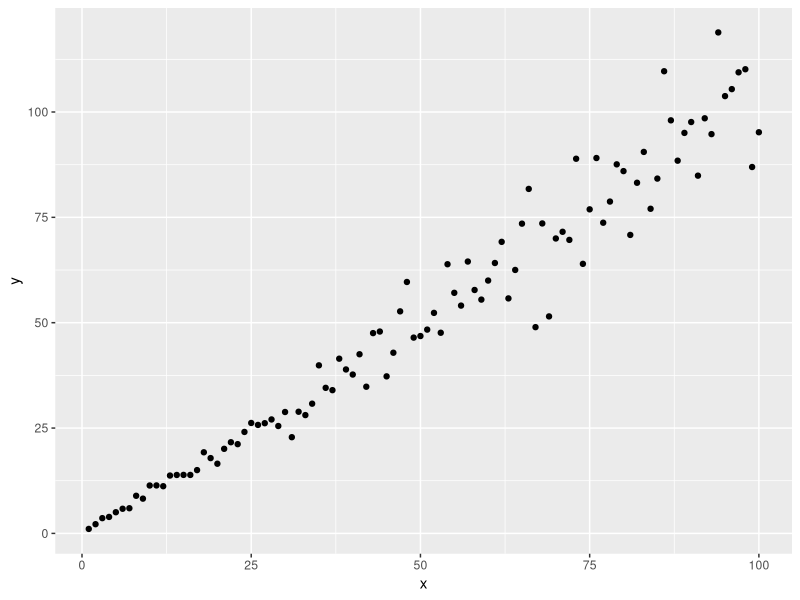
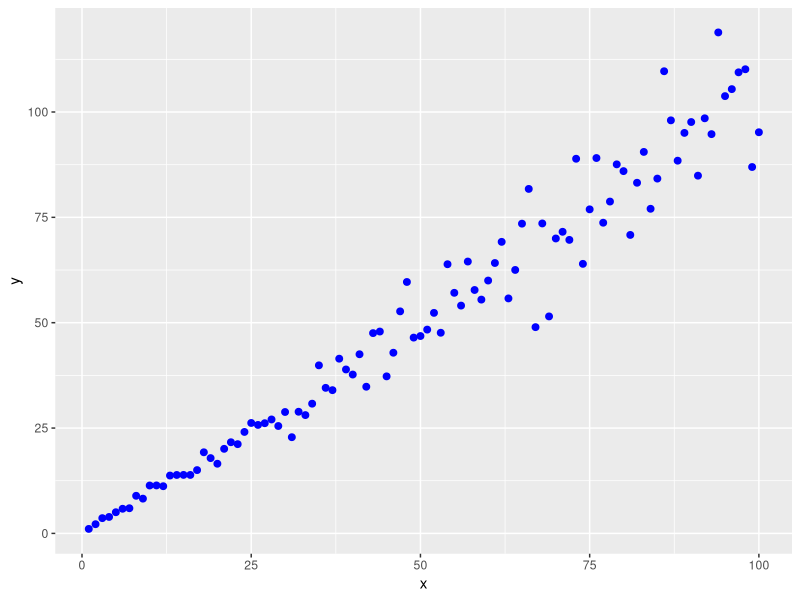
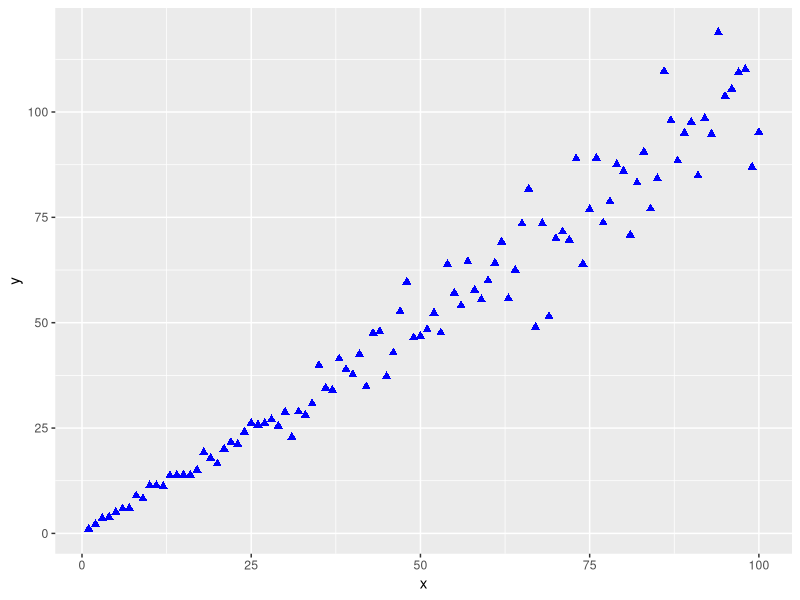
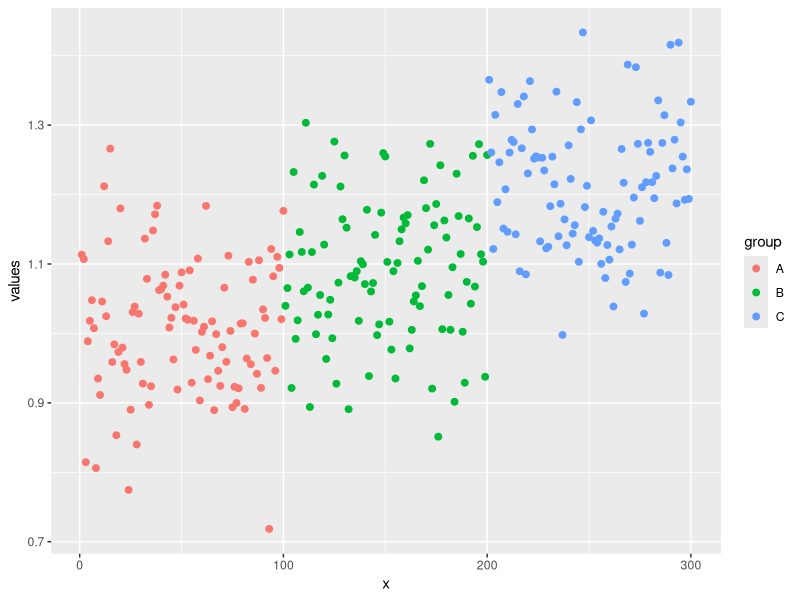
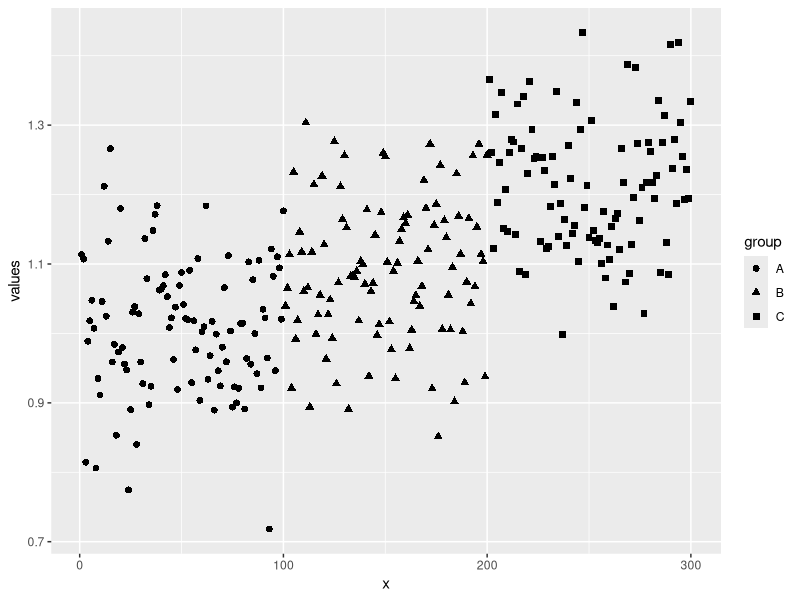

These figures' R source, in order:
## ---- chunk 1
knitr::opts_chunk$set(echo = TRUE, fig.align='center')

# title: Creating a scatter plot
# author: jonathan
# revised: 18/2/2020 

WEB <- c("https://bioceed.uib.no/dropfolder/bioSTATS/Rmd/Basic/Visualizing/Simple/scatter-plot.html")
GIT <- c("https://github.com/jonathansoule/biostats/blob/master/Basic/Visualizing/Simple/scatter-plot.Rmd")
library(ggplot2)
## ---- chunk 2
# variable 1
x <- 1:100
# variable 2
y <- x*(rnorm(100, mean=1, sd=.1))
# dataframe
df <- data.frame(x,y)
## ---- chunk 3
ggplot(df, aes(x,y)) +
    geom_point()
## ---- chunk 4
ggplot(df, aes(x,y)) +
    geom_point(size=2, colour="blue")
## ---- chunk 5
ggplot(df, aes(x,y)) +
  geom_point(size=2, colour="blue", shape=17)
## ---- chunk 6
# ID
x <- rep(1:300)
# sample data
group <- rep(c("A","B","C"), each = 100)
values <- c((rnorm(100, mean=1, sd=.1)), (rnorm(100, mean=1.1, sd=.1)), (rnorm(100, mean=1.2, sd=.1)))
# dataframe
df2 <- data.frame(x, group, values)
## ---- chunk 7
ggplot(df2, aes(x = x, y = values)) + 
  geom_point(aes(color = group), size = 2)
## ---- chunk 8
ggplot(df2, aes(x = x, y = values)) + 
  geom_point(aes(shape = group), size = 2)
